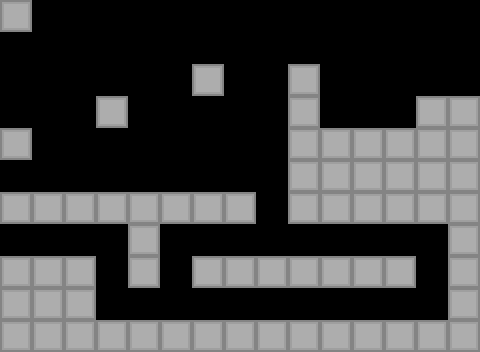

Rendered tile map (Tiled .tmx) drawn with the repository's tilesets; below, a short description and the full map source, tile grids included:
An orthogonal 15x11 tile map with 32x32 px tiles, 1 tile layer (Ground) and 35 objects (11x spike, 3x shard, 3x ghost, man, flag).

<map version="1.10" tiledversion="1.10.2" orientation="orthogonal" renderorder="right-down" width="15" height="11" tilewidth="32" tileheight="32" infinite="0" nextlayerid="4" nextobjectid="184">
 <editorsettings>
  <export target="../level_12.lua" format="lua" />
 </editorsettings>
 <tileset firstgid="1" name="tileset" tilewidth="32" tileheight="32" tilecount="28" columns="7">
  <image source="../../sprites/ground/tileset.png" width="224" height="128" />
 </tileset>
 <layer id="1" name="Ground" width="15" height="11">
  <data encoding="csv">
1,0,0,0,0,0,0,0,0,0,0,0,0,0,0,
0,0,0,0,0,0,0,0,0,0,0,0,0,0,0,
0,0,0,0,0,0,1,0,0,1,0,0,0,0,0,
0,0,0,1,0,0,0,0,0,1,0,0,0,1,1,
1,0,0,0,0,0,0,0,0,1,1,1,1,1,1,
0,0,0,0,0,0,0,0,0,1,1,1,1,1,1,
1,1,1,1,1,1,1,1,0,1,1,1,1,1,1,
0,0,0,0,1,0,0,0,0,0,0,0,0,0,1,
1,1,1,0,1,0,1,1,1,1,1,1,1,0,1,
1,1,1,0,0,0,0,0,0,0,0,0,0,0,1,
1,1,1,1,1,1,1,1,1,1,1,1,1,1,1
</data>
 </layer>
 <objectgroup color="#323232" id="2" name="Solid" visible="0">
  <object id="2" x="0" y="256" width="96" height="96" />
  <object id="24" x="0" y="-32" width="480" height="32" />
  <object id="27" x="-32" y="-32" width="32" height="288" />
  <object id="59" x="480" y="-32" width="32" height="384" />
  <object id="68" x="288" y="64" width="32" height="160" />
  <object id="77" x="0" y="192" width="256" height="32" />
  <object id="104" x="0" y="0" width="32" height="32" />
  <object id="109" x="320" y="128" width="160" height="96" />
  <object id="138" x="0" y="128" width="32" height="32" />
  <object id="141" x="96" y="320" width="384" height="32" />
  <object id="167" x="96" y="96" width="32" height="32" />
  <object id="168" x="192" y="64" width="32" height="32" />
  <object id="169" x="416" y="96" width="64" height="32" />
  <object id="170" x="192" y="256" width="224" height="32" />
  <object id="171" x="128" y="224" width="32" height="64" />
  <object id="173" x="448" y="224" width="32" height="96" />
 </objectgroup>
 <objectgroup color="#1807ff" id="3" name="Objects" visible="0">
  <object id="4" type="man" x="32" y="224" width="32" height="32" />
  <object id="44" type="flag" x="448" y="64" width="32" height="32" />
  <object id="153" type="spike" x="224" y="224" width="32" height="32" />
  <object id="155" type="spike" x="352" y="96" width="32" height="32" />
  <object id="156" type="spike" x="320" y="96" width="32" height="32" />
  <object id="158" type="spike" x="384" y="96" width="32" height="32" />
  <object id="163" type="shard" x="0" y="64" width="32" height="32" />
  <object id="164" type="shard" x="192" y="128" width="32" height="32" />
  <object id="165" type="shard" x="352" y="32" width="32" height="32" />
  <object id="174" type="spike" x="192" y="160" width="32" height="32" />
  <object id="175" type="spike" x="128" y="64" width="32" height="32" />
  <object id="176" type="spike" x="160" y="64" width="32" height="32" />
  <object id="177" type="spike" x="224" y="64" width="32" height="32" />
  <object id="178" type="spike" x="256" y="64" width="32" height="32" />
  <object id="179" type="spike" x="0" y="160" width="32" height="32" />
  <object id="180" type="spike" x="32" y="160" width="32" height="32" />
  <object id="181" type="ghost" x="192" y="224" width="32" height="32" />
  <object id="182" type="ghost" x="256" y="288" width="32" height="32" />
  <object id="183" type="ghost" x="64" y="160" width="32" height="32" />
 </objectgroup>
</map>
